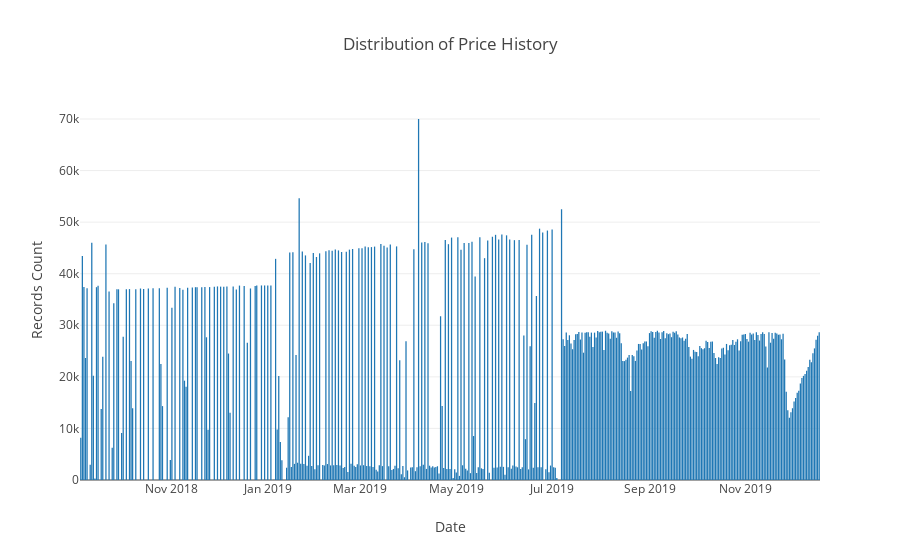

This figure's notebook cell:
### Markdown cell above
## This is historical data from the `pricehistory` Mongo collection.  This is updated via the `updatepricehistory.py` script.

### Code cell
# https://plot.ly/python/bar-charts/

data = [Bar(
        x=grouped_df['date'],
        y=grouped_df['count']
    )]

layout = Layout(
        title='Distribution of Price History',
        xaxis=dict(
            title='Date'
        ),
        yaxis=dict(
            title='Records Count'
        )
    )

fig = Figure(data=data, layout=layout)

iplot(fig)

### Figure 1 — Plotly figure (JSON) as saved in the notebook; plotly's stock layout.template omitted (floating-point values rounded to 4 significant figures; data arrays with more than 128 entries replaced by an {"elided": "..."} marker saying what was removed)
{"data": [{"type": "bar", "uid": "a632f3de-a7e0-47e6-aba8-dc259f747da3", "x": {"elided": "407 str values"}, "y": {"elided": "407 int values"}}], "layout": {"title": {"text": "Distribution of Price History"}, "xaxis": {"title": {"text": "Date"}}, "yaxis": {"title": {"text": "Records Count"}}}}
